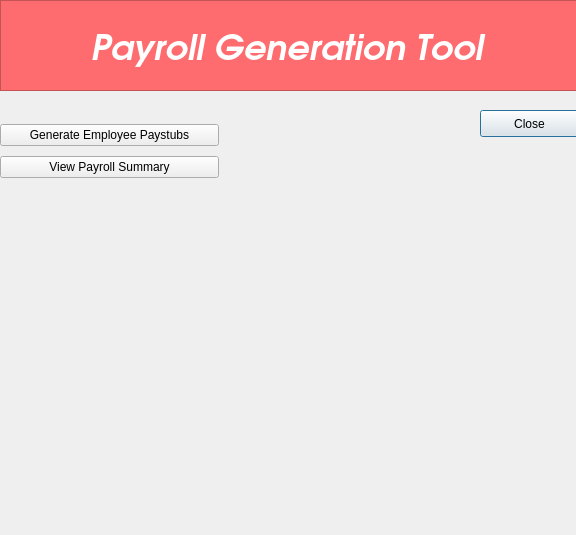
<?xml version="1.0" encoding="UTF-8"?>
<ui version="4.0">
 <class>PayrollGenTool</class>
 <widget class="QDialog" name="PayrollGenTool">
  <property name="geometry">
   <rect>
    <x>0</x>
    <y>0</y>
    <width>576</width>
    <height>535</height>
   </rect>
  </property>
  <property name="windowTitle">
   <string>Dialog</string>
  </property>
  <widget class="QPushButton" name="pushButton_3">
   <property name="geometry">
    <rect>
     <x>480</x>
     <y>110</y>
     <width>99</width>
     <height>27</height>
    </rect>
   </property>
   <property name="text">
    <string>Close</string>
   </property>
  </widget>
  <widget class="QFrame" name="frame">
   <property name="geometry">
    <rect>
     <x>0</x>
     <y>0</y>
     <width>581</width>
     <height>91</height>
    </rect>
   </property>
   <property name="styleSheet">
    <string notr="true">
background-color: rgb(254, 108, 111);</string>
   </property>
   <property name="frameShape">
    <enum>QFrame::StyledPanel</enum>
   </property>
   <property name="frameShadow">
    <enum>QFrame::Raised</enum>
   </property>
   <widget class="QLabel" name="title">
    <property name="geometry">
     <rect>
      <x>90</x>
      <y>20</y>
      <width>411</width>
      <height>51</height>
     </rect>
    </property>
    <property name="font">
     <font>
      <family>URW Gothic L</family>
      <pointsize>26</pointsize>
      <weight>75</weight>
      <italic>true</italic>
      <bold>true</bold>
     </font>
    </property>
    <property name="styleSheet">
     <string notr="true">color: rgb(255, 255, 255);</string>
    </property>
    <property name="text">
     <string>Payroll Generation Tool</string>
    </property>
   </widget>
  </widget>
  <widget class="DisplaySummary" name="PaySummary" native="true">
   <property name="geometry">
    <rect>
     <x>30</x>
     <y>230</y>
     <width>511</width>
     <height>271</height>
    </rect>
   </property>
  </widget>
  <widget class="QWidget" name="">
   <property name="geometry">
    <rect>
     <x>0</x>
     <y>120</y>
     <width>219</width>
     <height>62</height>
    </rect>
   </property>
   <layout class="QVBoxLayout" name="verticalLayout">
    <item>
     <widget class="QPushButton" name="GEP_Button">
      <property name="text">
       <string>Generate Employee Paystubs</string>
      </property>
     </widget>
    </item>
    <item>
     <widget class="QPushButton" name="VPS_Button">
      <property name="text">
       <string>View Payroll Summary</string>
      </property>
     </widget>
    </item>
   </layout>
  </widget>
 </widget>
 <customwidgets>
  <customwidget>
   <class>DisplaySummary</class>
   <extends>QWidget</extends>
   <header location="global">displaysummary.h</header>
   <container>1</container>
  </customwidget>
 </customwidgets>
 <resources/>
 <connections/>
</ui>
